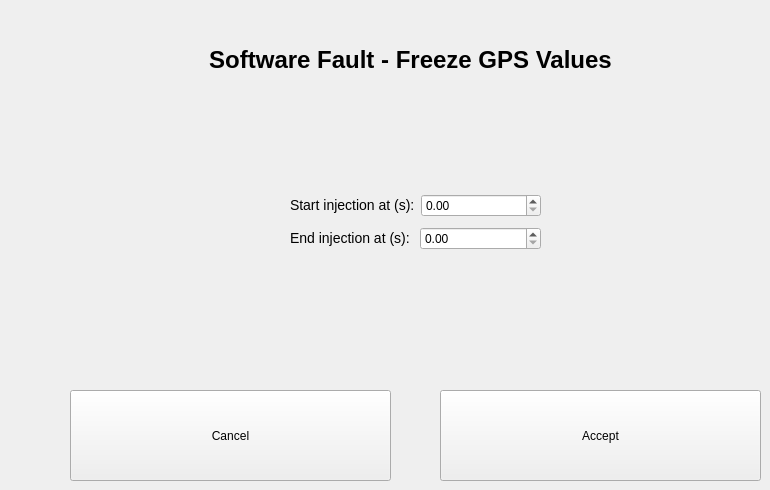
   <widget class="QWidget" name="page">
    <widget class="QLabel" name="label_3">
     <property name="geometry">
      <rect>
       <x>100</x>
       <y>30</y>
       <width>621</width>
       <height>61</height>
      </rect>
     </property>
     <property name="toolTip">
      <string>&lt;html&gt;&lt;head/&gt;&lt;body&gt;&lt;p align=&quot;center&quot;&gt;&lt;br/&gt;&lt;/p&gt;&lt;/body&gt;&lt;/html&gt;</string>
     </property>
     <property name="whatsThis">
      <string>&lt;html&gt;&lt;head/&gt;&lt;body&gt;&lt;p align=&quot;center&quot;&gt;&lt;br/&gt;&lt;/p&gt;&lt;/body&gt;&lt;/html&gt;</string>
     </property>
     <property name="styleSheet">
      <string notr="true">font-size: 24px;
font-weight: bold;</string>
     </property>
     <property name="text">
      <string>&lt;html&gt;&lt;head/&gt;&lt;body&gt;&lt;p&gt;&lt;span style=&quot; color:#000000;&quot;&gt;Software Fault - Freeze GPS Values&lt;/span&gt;&lt;/p&gt;&lt;/body&gt;&lt;/html&gt;</string>
     </property>
     <property name="alignment">
      <set>Qt::AlignCenter</set>
     </property>
    </widget>
    <widget class="QWidget" name="layoutWidget_6">
     <property name="geometry">
      <rect>
       <x>290</x>
       <y>190</y>
       <width>251</width>
       <height>64</height>
      </rect>
     </property>
     <layout class="QVBoxLayout" name="verticalLayout_3">
      <item>
       <layout class="QHBoxLayout" name="horizontalLayout_8">
        <item>
         <widget class="QLabel" name="label_14">
          <property name="styleSheet">
           <string notr="true">font-size: 14px;</string>
          </property>
          <property name="text">
           <string>&lt;html&gt;&lt;head/&gt;&lt;body&gt;&lt;p&gt;&lt;span style=&quot; color:#000000;&quot;&gt;Start injection at (s):&lt;/span&gt;&lt;/p&gt;&lt;/body&gt;&lt;/html&gt;</string>
          </property>
         </widget>
        </item>
        <item>
         <widget class="QDoubleSpinBox" name="doubleSpinBox_startInjection_3">
          <property name="styleSheet">
           <string notr="true">qproperty-toolTip: &quot;Seconds after takeoff considered to start injection&quot;;</string>
          </property>
         </widget>
        </item>
       </layout>
      </item>
      <item>
       <layout class="QHBoxLayout" name="horizontalLayout_11">
        <item>
         <widget class="QLabel" name="label_17">
          <property name="styleSheet">
           <string notr="true">font-size: 14px;</string>
          </property>
          <property name="text">
           <string>&lt;html&gt;&lt;head/&gt;&lt;body&gt;&lt;p&gt;&lt;span style=&quot; color:#000000;&quot;&gt;End injection at (s): &lt;/span&gt;&lt;/p&gt;&lt;/body&gt;&lt;/html&gt;</string>
          </property>
         </widget>
        </item>
        <item>
         <widget class="QDoubleSpinBox" name="doubleSpinBox_endInjection_3">
          <property name="styleSheet">
           <string notr="true">qproperty-toolTip: &quot;Seconds after takeoff considered to end injection&quot;;</string>
          </property>
         </widget>
        </item>
       </layout>
      </item>
     </layout>
    </widget>
    <widget class="QPushButton" name="buttonGPSInjectionContinue_2">
     <property name="enabled">
      <bool>true</bool>
     </property>
     <property name="geometry">
      <rect>
       <x>440</x>
       <y>390</y>
       <width>321</width>
       <height>91</height>
      </rect>
     </property>
     <property name="styleSheet">
      <string notr="true"/>
     </property>
     <property name="text">
      <string>Accept</string>
     </property>
    </widget>
    <widget class="QPushButton" name="buttonGPSInjectionCancel_5">
     <property name="enabled">
      <bool>true</bool>
     </property>
     <property name="geometry">
      <rect>
       <x>70</x>
       <y>390</y>
       <width>321</width>
       <height>91</height>
      </rect>
     </property>
     <property name="styleSheet">
      <string notr="true"/>
     </property>
     <property name="text">
      <string>Cancel</string>
     </property>
    </widget>
   </widget>
